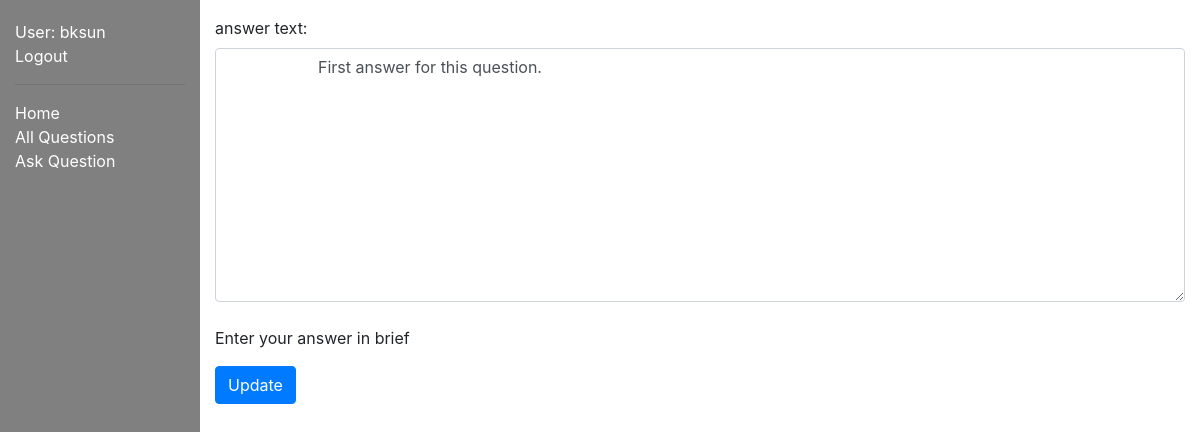
Page /myquora/answer/28/update/ (signed in) on the earlier database version.
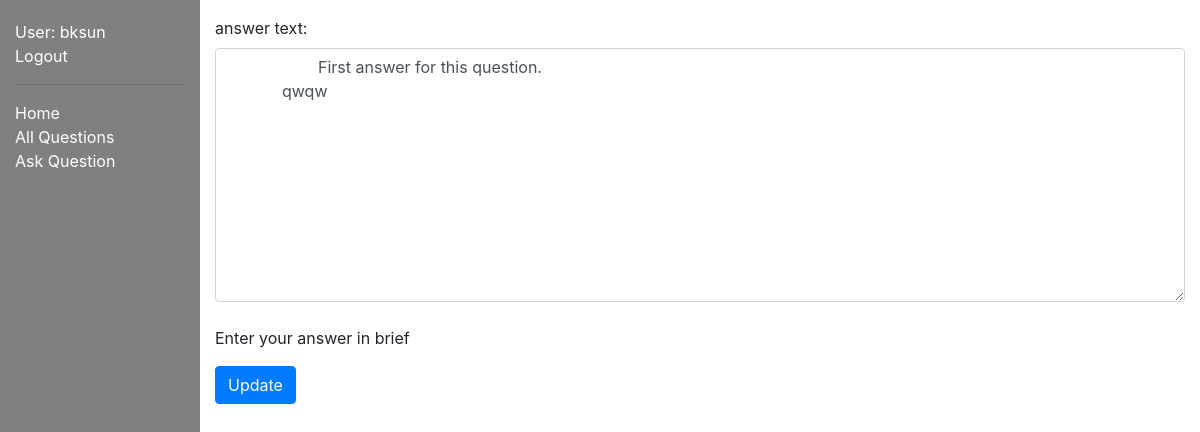
Same page on the later database version.
### myquora/models.py (models this page shows, shortened)
class Answer(models.Model):
    author = models.ForeignKey(Author, on_delete=models.SET_NULL, null=True)
    question = models.ForeignKey('Question', on_delete=models.SET_NULL, null=True)
    answer_text = models.TextField(max_length=2000, help_text='Write your answer here...')
    date_created = models.DateField(null=True, default=timezone.now())
    date_updated = models.DateField(null=True, default=timezone.now())
    upvote = models.IntegerField(default=0)
    downvote = models.IntegerField(default=0)
    views = models.IntegerField(default=0)

### myquora/views.py (the view, shortened to what this page needs)
# urls.py: path('answer/<int:pk>/update/', views.UpdateAnswer.as_view(), name='answer-update'),
class UpdateAnswer(LoginRequiredMixin, UpdateView):
    model = Answer
    fields = ['answer_text']
    template_name = 'myquora/answer_update_form.html'
    def get_context_data(self, **kwargs):
        context = super().get_context_data(**kwargs)
        answer_id = self.kwargs['pk']
        answer = Answer.objects.get(id=answer_id)
        self.pk = answer.question.id
        context['answer_text'] = answer.answer_text
        return context

### myquora/templates/myquora/answer_update_form.html (shortened to what this page needs)
{% extends "base_generic.html" %}
{% block content %}
    <form method="POST">
        <div class="form-group">
            <label for="id_answer_text">answer text:</label>
            <textarea class="form-control" name="answer_text" cols="40" rows="10" maxlength="1000" required id="id_answer_text">
                    {{answer_text}}
            </textarea>
            <br>
            <span class="helptext">Enter your answer in brief</span>
        </div>
        <button type="submit" class="btn btn-primary">Update</button>
    </form>
{% endblock %}

Differences in the rows shown:
changed Answer: answer_text "First answer for this question." → "First answer for this question. qwqw"
